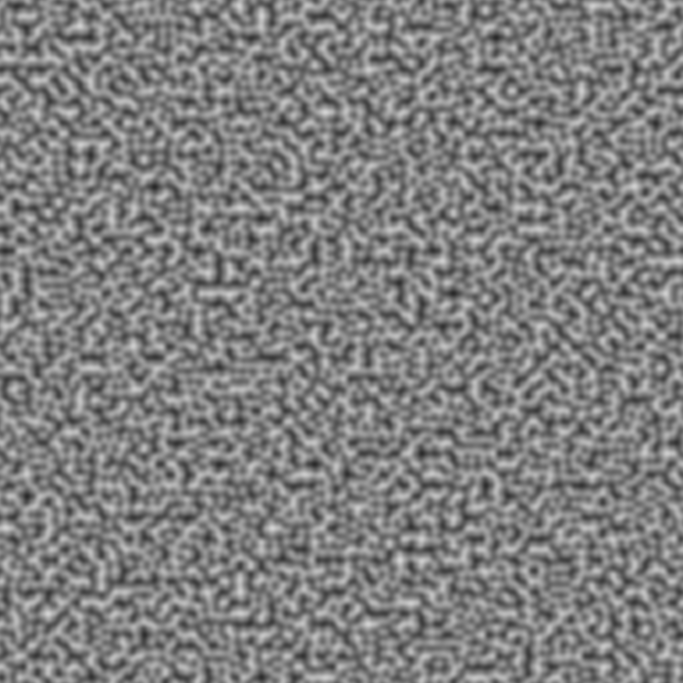
#> input picture code/PerlinNoise-2D.png, 2048 x 2048 px (shown at 1/3 size); its folder holds 2 pictures in this run; the run also reads 1 picture not shown here
$ python image_prep.py . out.png out.png   (Python 2 division)
#> lines starting #> are read from the running program, lines starting #| are printed output that depends on the picture
from __future__ import division
import Image
import glob
import os
import sys
import numpy
from random import randint

# create 100,000 patches of 32x32 each
total_patches = 100000
patch_org = (250,250)
patch_size = (32,32)

img_origin = sys.argv[1]
patches_dest = sys.argv[2]
outfile = sys.argv[3]

img_filenames = os.listdir(img_origin)
patches_per_image = total_patches // len(img_filenames) + 1
print "Extracting %i patches per image" % patches_per_image

patches_created = 0
patches = numpy.zeros((total_patches,patch_size[0]*patch_size[1]),
                      numpy.float32)
sav = 0

for n,src_image_name in enumerate(img_filenames):
    img = Image.open(os.path.join(img_origin,src_image_name))
#> img is the input picture: PIL image 2048x2048 L; min 40, max 213, mean 127.5
    print src_image_name
    x = randint(0,img.size[0]-1-patch_size[0])
#> x = 1729
    y = randint(0,img.size[1]-1-patch_size[1])
#> y = 788
    patch_img = img.crop((x,y,(x+patch_size[0]),(y+patch_size[1])))
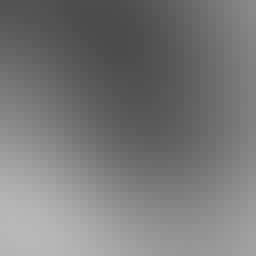
#> patch_img: PIL image 32x32 L (shown 8 times larger); min 75, max 184, mean 120.3
    patch_img = patch_img.resize(patch_size).convert("L")
    # save examples of patch images
    if sav < 100:
        destname = os.path.join(patches_dest,"patch_example_%i.png"%sav)
        print "saving %s" % destname
        patch_img.save(destname)
        sav += 1
    flattened = numpy.array(map(lambda px: px/256, patch_img.getdata()),dtype=numpy.float32)
#> flattened = 1024 values, max 0.719 at index 865, min 0.293 at index 76, mean 0.47
    patches[patches_created] = flattened
    patches_created += 1
    if patches_created == total_patches:
        break
#> pass 2 of the loop `for n,src_image_name in enumerate(img_filenames):`:
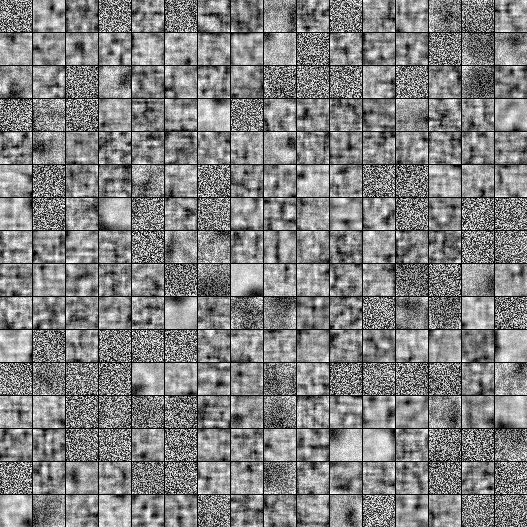
#> input picture code/iio_0.png, 527 x 527 px
#> img is the input picture: PIL image 527x527 L; min 0, max 255, mean 129.8
#> `patch_img = img.crop((x,y,(x+patch_size[0]),(y+patch_size[1])))`:
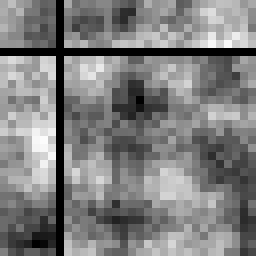
#> patch_img: PIL image 32x32 L (shown 8 times larger); min 0, max 251, mean 126.2
#> flattened = 1024 values, max 0.98 at index 549, min 0 at index 7, mean 0.493
#> (the run stopped early here; a loop or call above may not have finished)
